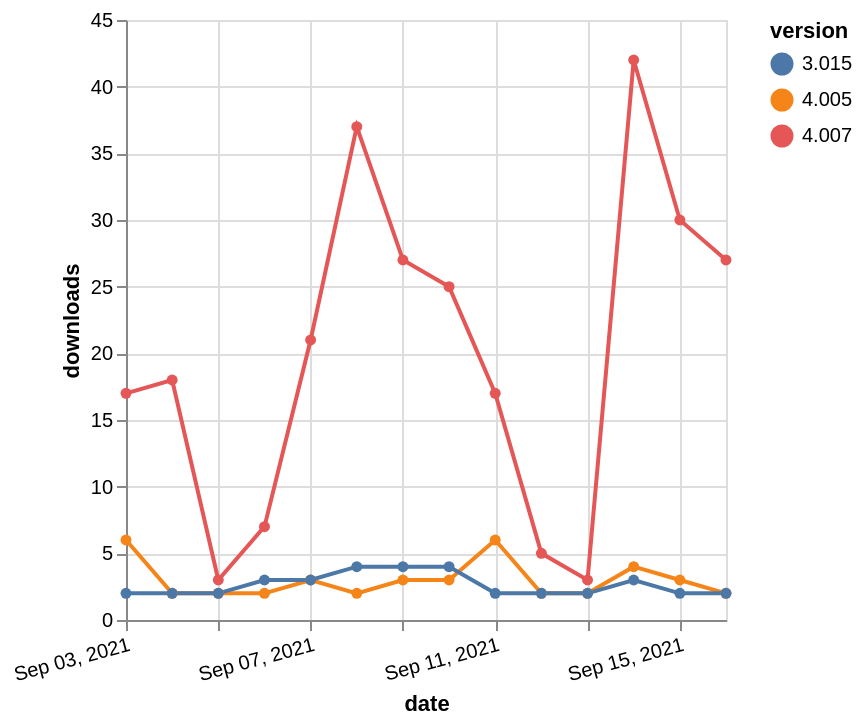

Write a Vega-Lite specification for this figure.
### Vega-Lite specification from a JSON file in a GitHub repository (floating-point values rounded to 4 significant figures)
{"$schema": "https://vega.github.io/schema/vega-lite/v5.json", "description": "A simple bar chart with embedded data.", "data": {"values": [{"date": "2021-09-03", "total": 4382, "delta": 6, "version": "4.005"}, {"date": "2021-09-04", "total": 4384, "delta": 2, "version": "4.005"}, {"date": "2021-09-05", "total": 4386, "delta": 2, "version": "4.005"}, {"date": "2021-09-06", "total": 4388, "delta": 2, "version": "4.005"}, {"date": "2021-09-07", "total": 4391, "delta": 3, "version": "4.005"}, {"date": "2021-09-08", "total": 4393, "delta": 2, "version": "4.005"}, {"date": "2021-09-09", "total": 4396, "delta": 3, "version": "4.005"}, {"date": "2021-09-10", "total": 4399, "delta": 3, "version": "4.005"}, {"date": "2021-09-11", "total": 4405, "delta": 6, "version": "4.005"}, {"date": "2021-09-12", "total": 4407, "delta": 2, "version": "4.005"}, {"date": "2021-09-13", "total": 4409, "delta": 2, "version": "4.005"}, {"date": "2021-09-14", "total": 4413, "delta": 4, "version": "4.005"}, {"date": "2021-09-15", "total": 4416, "delta": 3, "version": "4.005"}, {"date": "2021-09-16", "total": 4418, "delta": 2, "version": "4.005"}, {"date": "2021-09-03", "total": 8384, "delta": 2, "version": "3.015"}, {"date": "2021-09-04", "total": 8386, "delta": 2, "version": "3.015"}, {"date": "2021-09-05", "total": 8388, "delta": 2, "version": "3.015"}, {"date": "2021-09-06", "total": 8391, "delta": 3, "version": "3.015"}, {"date": "2021-09-07", "total": 8394, "delta": 3, "version": "3.015"}, {"date": "2021-09-08", "total": 8398, "delta": 4, "version": "3.015"}, {"date": "2021-09-09", "total": 8402, "delta": 4, "version": "3.015"}, {"date": "2021-09-10", "total": 8406, "delta": 4, "version": "3.015"}, {"date": "2021-09-11", "total": 8408, "delta": 2, "version": "3.015"}, {"date": "2021-09-12", "total": 8410, "delta": 2, "version": "3.015"}, {"date": "2021-09-13", "total": 8412, "delta": 2, "version": "3.015"}, {"date": "2021-09-14", "total": 8415, "delta": 3, "version": "3.015"}, {"date": "2021-09-15", "total": 8417, "delta": 2, "version": "3.015"}, {"date": "2021-09-16", "total": 8419, "delta": 2, "version": "3.015"}, {"date": "2021-09-03", "total": 26158, "delta": 17, "version": "4.007"}, {"date": "2021-09-04", "total": 26176, "delta": 18, "version": "4.007"}, {"date": "2021-09-05", "total": 26179, "delta": 3, "version": "4.007"}, {"date": "2021-09-06", "total": 26186, "delta": 7, "version": "4.007"}, {"date": "2021-09-07", "total": 26207, "delta": 21, "version": "4.007"}, {"date": "2021-09-08", "total": 26244, "delta": 37, "version": "4.007"}, {"date": "2021-09-09", "total": 26271, "delta": 27, "version": "4.007"}, {"date": "2021-09-10", "total": 26296, "delta": 25, "version": "4.007"}, {"date": "2021-09-11", "total": 26313, "delta": 17, "version": "4.007"}, {"date": "2021-09-12", "total": 26318, "delta": 5, "version": "4.007"}, {"date": "2021-09-13", "total": 26321, "delta": 3, "version": "4.007"}, {"date": "2021-09-14", "total": 26363, "delta": 42, "version": "4.007"}, {"date": "2021-09-15", "total": 26393, "delta": 30, "version": "4.007"}, {"date": "2021-09-16", "total": 26420, "delta": 27, "version": "4.007"}]}, "width": "container", "mark": {"type": "line", "point": {"filled": true}}, "encoding": {"x": {"field": "date", "type": "temporal", "timeUnit": "yearmonthdate", "title": "date", "axis": {"labelAngle": -15}}, "y": {"field": "delta", "type": "quantitative", "title": "downloads"}, "color": {"field": "version", "type": "nominal"}, "tooltip": {"field": "delta"}}}
